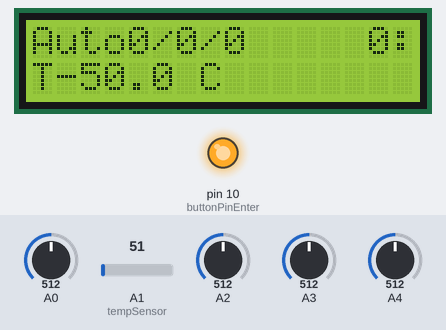
This sketch was run on a simulated Arduino Uno, built with avr-gcc and run on an emulated ATmega328P. Parts: 16×2 character LCD, output pins drawn as LEDs (lit = HIGH). Inputs (shaded band) come from the test bench; at power-on: A1 (tempSensor) = 51, A0 = 512, A2 = 512, A3 = 512, A4 = 512. WiFi joins after 1.5 s; servers stay silent unless stated; uploads are accepted with an empty reply; pins used as bus, display or sensor lines are not drawn; what the sketch prints to the serial monitor is not drawn.

Above: at 3.7 s.
3.8 s: A1 (tempSensor) set to 61
At 4.5 s:
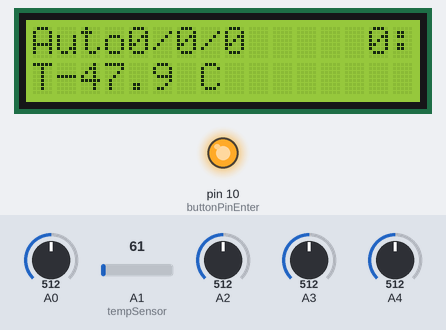
6.8 s: A1 (tempSensor) set to 71
At 7.6 s:
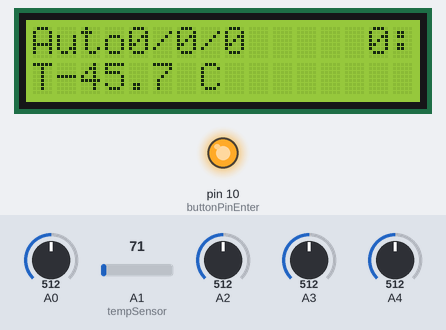
9.8 s: A1 (tempSensor) set to 86
At 10.6 s:
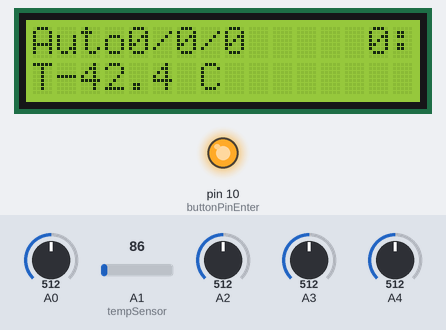
Timing chart, 0 to 12.8 s (numbered marks = the images above; inputs shaded):
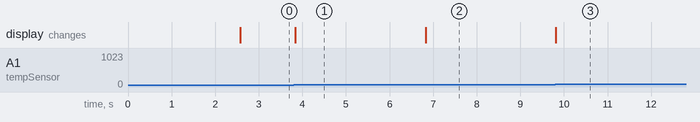

The sketch:

WebClientRepeating.ino
```cpp
//#include <Wire.h>
#include <LiquidCrystal.h>
#include <SPI.h>
#include <Ethernet.h>

//Analog temp sensor pin.
const byte tempSensor = A1;

//Temp value in C
float temp = 0;

//LCD control button pins.
const byte buttonPinUp = 3;      // pin for the Up button
const byte buttonPinDown = 2;    // pin for the Down button
const byte buttonPinEsc = 9;     // pin for the Esc button
const byte buttonPinEnter = 10;   // pin for the Enter button

//LCD control button values.
int ValUp = 0;
int LastValUp = 0;
int ValDown = 0;
int LastValDown = 0;

//Speed values
int speedSpreader = 0;

//LCD item
byte lcdItem = 0;

//Online auto-feed system enabled.
boolean autoEnabled = true;

//Real time clock values
const int  cs=8; //chip select
const char* VERSION = "0.0.1";

//LCD init
LiquidCrystal lcd(12, 11, 5, 4, 3, 2);

//Ethernet values
byte mac[] = {
  0xDE, 0xAD, 0xBE, 0xEF, 0xFE, 0xED};

EthernetClient client;

//The server to connect to.
IPAddress server(159,253,0,21);
unsigned long lastConnectionTime = 0;          // last time you connected to the server, in milliseconds
boolean lastConnected = false;                 // state of the connection last time through the main loop
const unsigned long postingInterval = 20*1000;  // delay between updates, in milliseconds

void setup() {

  lcd.begin(16, 2);
  // Print a message to the LCD.
  //lcd.backlight();
  //lcd.print("Hello, world!");
  //init the realtimeclock
  RTC_init();
  // start serial port:
  Serial.begin(9600);
  // give the ethernet module time to boot up:
  delay(1000);
  // start the Ethernet connection using a fixed IP address and DNS server:
  Ethernet.begin(mac);
  // print the Ethernet board/shield's IP address:
  Serial.print("My IP address: ");
  Serial.println(Ethernet.localIP());
}

void loop() {
  temp = getTemp();
  //Get the data from the server, and use it.
  if (autoEnabled){
    char command = fetchData();
    switch (command) {
    case 'A':
      //Feed the fishes
      fishesFeed(256*client.read()+client.read());
      break;
    case 'B':
      //Set the RTC time
      SetTimeDate(client.read() - 'A', client.read() - 'A', 256*client.read()*client.read(), client.read() - 'A', client.read() - 'A', client.read() - 'A');
      break;
    case 'C':
      //Optional
      break;
    case 'D':
      //Error
      break;
    }
    //Check if the connection is stopped.
    checkConnection();
    //When it is time to connect the server, connect it and send some values to the server.
    if(isConnectionTime()) {
      httpRequest(analogRead(0),analogRead(1),analogRead(2),analogRead(3),analogRead(4));
    }
    //Store the state of the connection for next time.
    lastConnected = client.connected();
  }
  if (!lastConnected || !autoEnabled){
    lcdDisplay();
  }
}
```

ethernet.ino
```cpp
//This function return if it is time to connect the server.
boolean isConnectionTime(){
  return (!client.connected() && (millis() - lastConnectionTime > postingInterval));
}
//This function disconnects the server when unused.
void checkConnection(){
  if (!client.connected() && lastConnected) {
    Serial.println();
    Serial.println("disconnecting.");
    client.stop();
  }
}
//Get the data of the Server
char fetchData(){
  if (client.available()) {
    char c = client.read();
    Serial.print(c);
    if (c == '*'){
      //delay(10);
      char c = client.read();
      return c;
    }
  }
  return 0;
}
//Get the ASCII lenght of an int.
int getSize(int var){
  if (var>=1000){
    return 4;
  }
  if (var>=100){
    return 3;
  }
  if (var>=10){
    return 2;
  }
  return 1;
}
//Send the data to the server.
void httpRequest(int v0,int v1,int v2,int v3, int v4) {
  int len = getSize(v0)+getSize(v1)+getSize(v2)+getSize(v3)+getSize(v4)+4*5;
  // if there's a successful connection:
  if (client.connect(server, 80)) {
    Serial.println("connecting...");
    client.println("POST /kooikarper/arduino/fetch_data.php HTTP/1.0");
    client.println("Host: lemio.nl");
    client.println("User-Agent: Mozilla/5.0 (X11; Linux i686) AppleWebKit/535.19 (KHTML, like Gecko) Ubuntu/11.10 Chromium/18.0.1025.168 Chrome/18.0.1025.168 Safari/535.19");
    client.print("Content-Length: ");
    client.print(len);
    client.println();
    client.println("Content-Type: application/x-www-form-urlencoded");
    client.println();
    client.print("v0=");
    client.print(v0);
    client.print("&");
    client.print("v1=");
    client.print(v1);
    client.print("&");
    client.print("v2=");
    client.print(v2);
    client.print("&");
    client.print("v3=");
    client.print(v3);
    client.print("&");
    client.print("v4=");
    client.print(v4);
    client.print("&");
    client.println();

    // note the time that the connection was made:
    lastConnectionTime = millis();
  }
  else {
    // if you couldn't make a connection:
    Serial.println("connection failed");
    Serial.println("disconnecting.");
    client.stop();
  }
}
```

hardware.ino
```cpp
//The function to feed the fishes
void fishesFeed(unsigned int number){
  Serial.print("Fishes get ");
  Serial.print(number);
  Serial.print(" amount of food.");
}
float getTemp(){
  int val= analogRead(tempSensor); // Temperatuur lezen van sensor
  return (val*0.0048828125-1.375)/0.0225;
}
```

realtimeclock.ino
```cpp
int RTC_init(){
	  pinMode(cs,OUTPUT); // chip select
	  // start the SPI library:
	  SPI.begin();
	  SPI.setBitOrder(MSBFIRST);
	  SPI.setDataMode(SPI_MODE1); // both mode 1 & 3 should work
	  //set control register
	  digitalWrite(cs, LOW);
	  SPI.transfer(0x8E);
	  SPI.transfer(0x60); //60= disable Osciallator and Battery SQ wave @1hz, temp compensation, Alarms disabled
	  digitalWrite(cs, HIGH);
	  delay(10);
}
//=====================================
int SetTimeDate(unsigned int d, unsigned int mo, unsigned int y, unsigned int h, unsigned int mi, unsigned int s){
	int TimeDate [7]={s,mi,h,0,d,mo,y};
	for(int i=0; i<=6;i++){
		if(i==3)
			i++;
		int b= TimeDate[i]/10;
		int a= TimeDate[i]-b*10;
		if(i==2){
			if (b==2)
				b=B00000010;
			else if (b==1)
				b=B00000001;
		}
		TimeDate[i]= a+(b<<4);

		digitalWrite(cs, LOW);
		SPI.transfer(i+0x80);
		SPI.transfer(TimeDate[i]);
		digitalWrite(cs, HIGH);
  }
}
//=====================================
String ReadTimeDate(){
	String temp;
	int TimeDate [7]; //second,minute,hour,null,day,month,year
	for(int i=0; i<=6;i++){
		if(i==3)
			i++;
		digitalWrite(cs, LOW);
		SPI.transfer(i+0x00);
		unsigned int n = SPI.transfer(0x00);
		digitalWrite(cs, HIGH);
		int a=n & B00001111;
		if(i==2){
			int b=(n & B00110000)>>4; //24 hour mode
			if(b==B00000010)
				b=20;
			else if(b==B00000001)
				b=10;
			TimeDate[i]=a+b;
		}
		else if(i==4){
			int b=(n & B00110000)>>4;
			TimeDate[i]=a+b*10;
		}
		else if(i==5){
			int b=(n & B00010000)>>4;
			TimeDate[i]=a+b*10;
		}
		else if(i==6){
			int b=(n & B11110000)>>4;
			TimeDate[i]=a+b*10;
		}
		else{
			int b=(n & B01110000)>>4;
			TimeDate[i]=a+b*10;
			}
	}
	temp.concat(TimeDate[4]);
	temp.concat("/") ;
	temp.concat(TimeDate[5]);
	temp.concat("/") ;
	temp.concat(TimeDate[6]);
	temp.concat("     ") ;
	temp.concat(TimeDate[2]);
	temp.concat(":") ;
	temp.concat(TimeDate[1]);
	temp.concat(":") ;
	temp.concat(TimeDate[0]);
  return(temp);
}
```

lcd.ino
```cpp
void lcdDisplay(){
  lcdButtonControl();
  lcdMenu();
  lcdEditValues();
}
void lcdButtonControl(){
  ValUp=digitalRead(buttonPinUp);//Item 1 keer opschuiven naar volgend item

  if (ValUp !=LastValUp){
    if (ValUp==HIGH){
      lcdItem++;
    }
  }

  LastValUp=ValUp;

  ValDown=digitalRead(buttonPinDown);//Item 1 keer terug schuiven naar volgend item

  if (ValDown !=LastValDown){
    if (ValDown==HIGH){
      lcdItem--;
    }
  }
  LastValDown=ValDown;
}
void lcdMenu(){
  switch (lcdItem){ // Display items
  case 0:
    lcd.clear();
    lcd.setCursor(0,0);//regel boven
    if (autoEnabled){
      lcd.print("Auto");
    }
    else{
      lcd.print("Manual");
    }
    lcd.print(ReadTimeDate());
    lcd.setCursor(0,1);// regel onder
    lcd.print("T");
    lcd.print(temp,1);
    lcd.print(" C");// wat wordt weer gegeven in het scherm
    break;
  case 1:
    lcd.clear();
    lcd.setCursor (0,0);
    lcd.print ("Time feeder 1");
    break;
  case 2:
    lcd.clear();
    lcd.setCursor (0,0);
    lcd.print ("Time feeder 2");
    break;
  case 3:
    lcd.clear();
    lcd.setCursor (0,0);
    lcd.print ("Time feeder 3");
    break;
  case 4:
    lcd.clear();
    lcd.setCursor (0,0);
    lcd.print ("Weight of feeding");
    break;
  case 5:
    lcd.clear();
    lcd.setCursor (0,0);
    lcd.print ("Speed spreader");
    lcd.setCursor(0,1);// regel onder
    lcd.print(speedSpreader);
    break;
  case 6:
    lcd.clear();
    lcd.setCursor (0,0);
    lcd.print ("Set time");
    break;
  case 7:
    lcd.clear();
    lcd.setCursor (0,0);
    lcd.print ("Set date");
    break;
  case 8:
    lcd.clear();
    lcd.setCursor (0,0);
    lcd.print ("Sample run");
    break;
  }
  lcdItem = constrain(lcdItem, 0, 8);
}
void lcdEditValues(){

}
```

Measured:
- after the input at 3.8 s, the display: changes at once (image 1)
- after the input at 6.8 s, the display: changes at once (image 2)
- after the input at 9.8 s, the display: changes at once (image 3)
